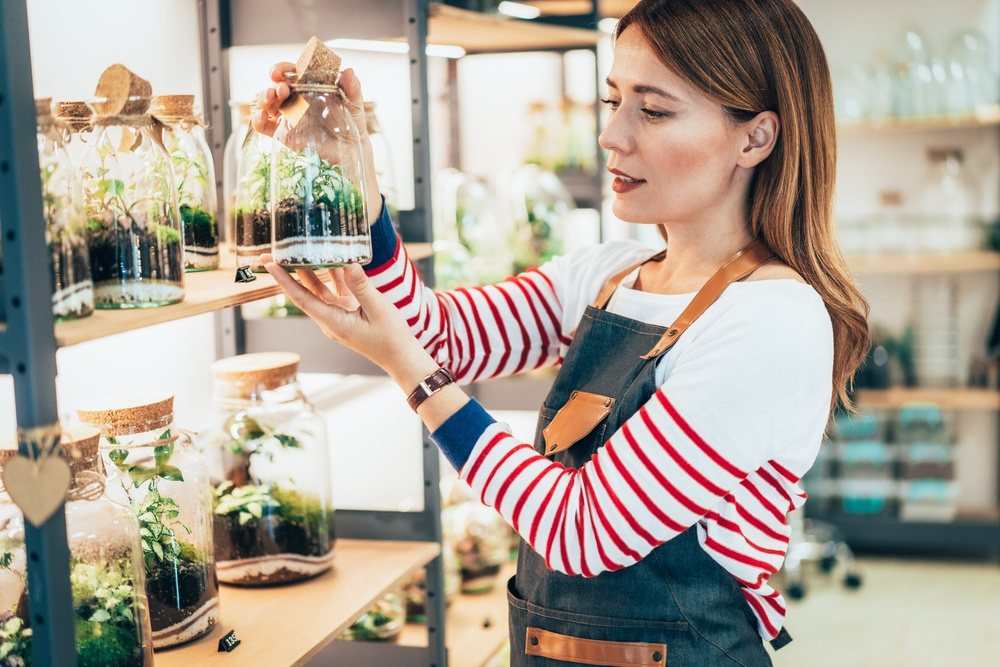
#> input picture test_image.jpg, 1000 x 667 px, shrunk from 2121 x 1414 before the run
$ python posterize_grayscale_basic.py ../test_image.jpg out.png 3
#> lines starting #> are read from the running program, lines starting #| are printed output that depends on the picture
from PIL import Image
import numpy as np
import sys

def posterize_grayscale_basic(input_path, output_path, levels):
#> called with input_path = '../test_image.jpg', output_path = 'out.png', levels = 3
    img = Image.open(input_path).convert("L")
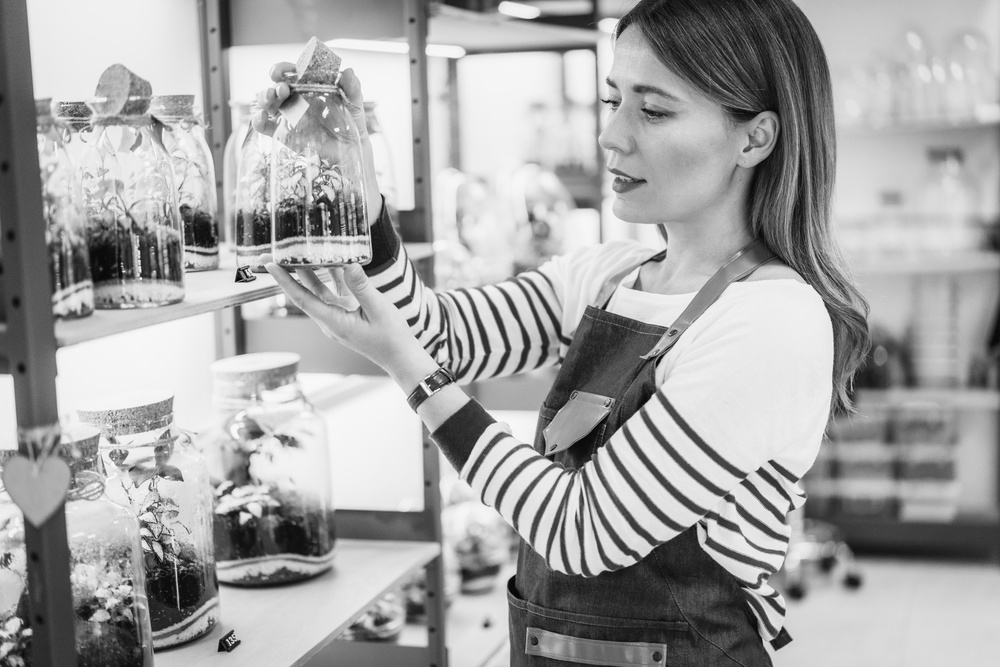
#> img: PIL image 1000x667 L; min 0, max 253, mean 164.7

    img_array = np.array(img)

    normalized_pixels = img_array / 255

    quantized_pixels = (normalized_pixels * (levels)).astype(int)
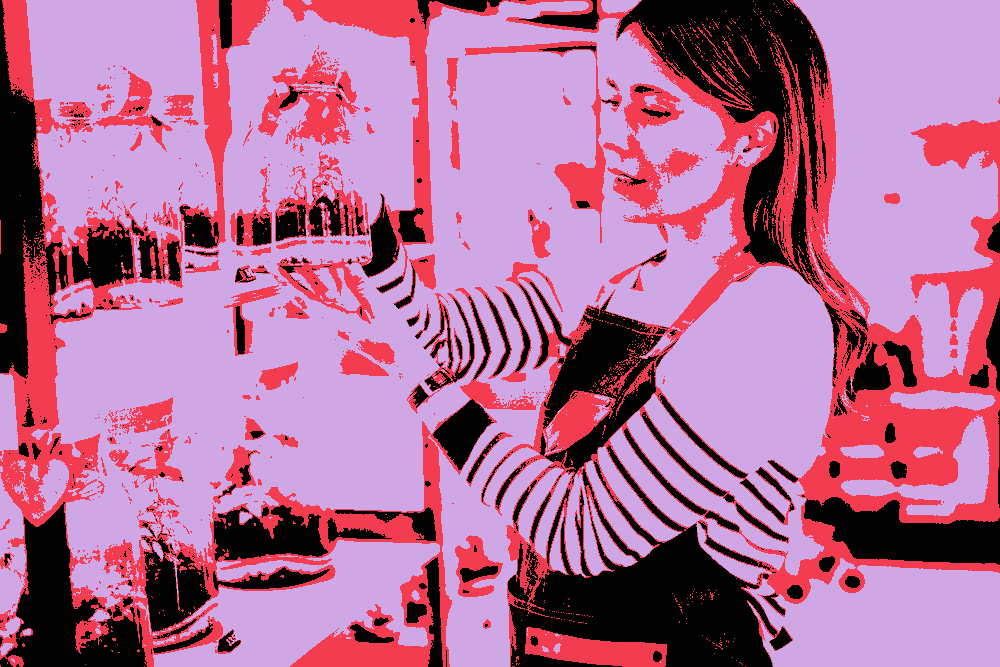
#> quantized_pixels: shape (667, 1000) int64; 3 distinct labels, from 0 to 2; one colour per label, 0 black

    result = (quantized_pixels / (levels) * 255).astype(np.uint8)
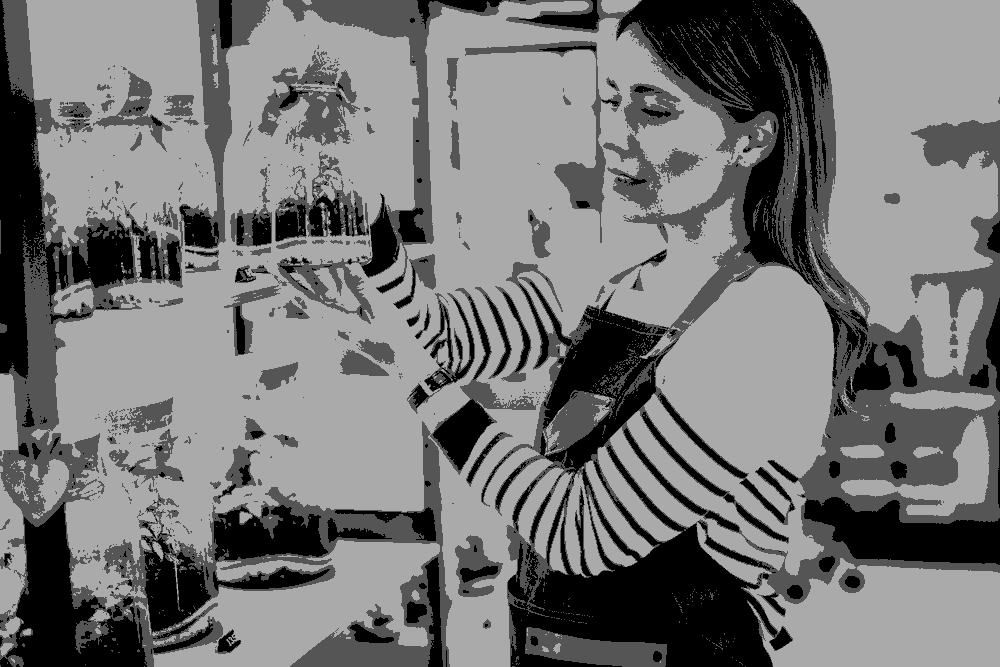
#> result: shape (667, 1000); min 0, max 170, mean 118

    output_img = Image.fromarray(result)
    output_img.save(output_path)

    print(f"Posterized image saved to {output_path}")


if __name__ == "__main__":
    if len(sys.argv) != 4:
        print("Usage: python posterize_grayscale.py <input_path> <output_path> <levels>")
        sys.exit(1)

    input_image_path = sys.argv[1]
    output_image_path = sys.argv[2]
    levels = int(sys.argv[3])

    if levels < 2 or levels > 256:
        print("levels must be between 2 and 256")
        sys.exit(1)

    posterize_grayscale_basic(input_image_path, output_image_path, levels)
